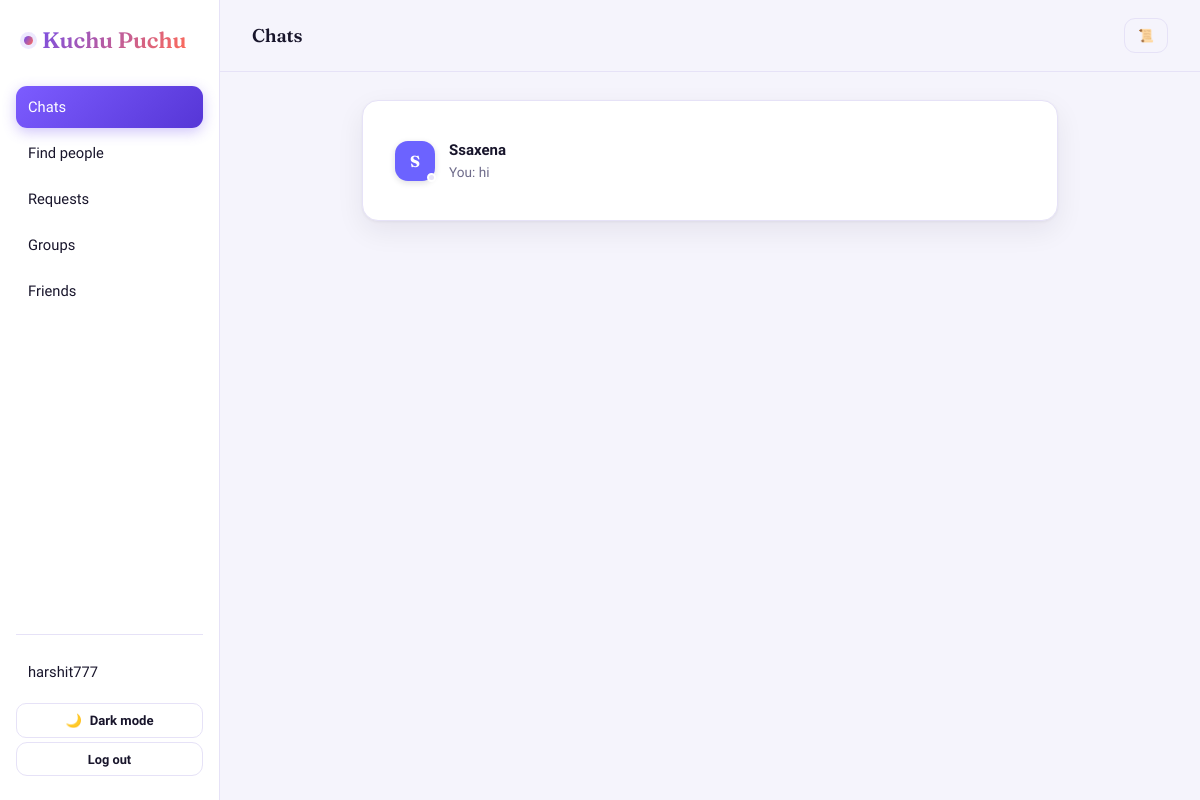
The page /chat/ (signed in) on the database its author committed.
### accounts/models.py (models this page shows, shortened)
class User(AbstractUser):
    THEME_LIGHT = 'light'
    THEME_DARK = 'dark'
    THEME_CHOICES = [(THEME_LIGHT, 'Light'), (THEME_DARK, 'Dark')]
    bio = models.CharField(max_length=160, blank=True)
    avatar_color = models.CharField(max_length=7, default='#6C63FF')  # used for the letter-avatar fallback
    avatar_url = models.URLField(blank=True)
    avatar_public_id = models.CharField(max_length=255, blank=True)  # Cloudinary asset id, so we can delete/replace it later
    last_seen_at = models.DateTimeField(null=True, blank=True)
    theme_preference = models.CharField(max_length=5, choices=THEME_CHOICES, default=THEME_LIGHT)
    spotify_access_token = models.CharField(max_length=255, blank=True)
    spotify_refresh_token = models.CharField(max_length=255, blank=True)
    spotify_token_expires_at = models.DateTimeField(null=True, blank=True)

### chat/models.py (models this page shows, shortened)
class Message(models.Model):
    KIND_TEXT = 'text'
    KIND_GIF = 'gif'
    KIND_STICKER = 'sticker'
    KIND_VOICE = 'voice'
    KIND_FILE = 'file'
    KIND_CHOICES = [
        (KIND_TEXT, 'Text'),
        (KIND_GIF, 'GIF'),
        (KIND_STICKER, 'Sticker'),
        (KIND_VOICE, 'Voice message'),
        (KIND_FILE, 'File'),
    ]
    sender = models.ForeignKey(settings.AUTH_USER_MODEL, related_name='sent_messages', on_delete=models.CASCADE)
    recipient = models.ForeignKey(settings.AUTH_USER_MODEL, related_name='received_messages', on_delete=models.CASCADE)
    body = models.CharField(max_length=2000, blank=True)
    kind = models.CharField(max_length=10, choices=KIND_CHOICES, default=KIND_TEXT)
    media_url = models.URLField(blank=True)
    media_public_id = models.CharField(max_length=255, blank=True)  # Cloudinary asset id, for cleanup on delete
    file_name = models.CharField(max_length=255, blank=True)  # original filename, for KIND_FILE
    file_size = models.PositiveIntegerField(null=True, blank=True)  # bytes, for KIND_FILE
    duration_seconds = models.PositiveIntegerField(null=True, blank=True)  # for KIND_VOICE
    effect = models.CharField(max_length=12, blank=True, choices=EFFECT_CHOICES)
    reply_to = models.ForeignKey(
        'self', null=True, blank=True, on_delete=models.SET_NULL, related_name='replies'
    )
    created_at = models.DateTimeField(auto_now_add=True)
    edited_at = models.DateTimeField(null=True, blank=True)
    deleted_at = models.DateTimeField(null=True, blank=True)  # soft delete — body/media cleared, row kept for thread integrity
    is_read = models.BooleanField(default=False)
    class Meta:
        ordering = ['created_at']
        indexes = [
            models.Index(fields=['recipient', 'is_read'], name='chat_msg_recipient_read_idx'),
            models.Index(fields=['sender', 'recipient', 'created_at'], name='chat_msg_convo_idx'),
        ]
        constraints = [
            models.CheckConstraint(
                check=models.Q(deleted_at__isnull=False) | models.Q(body__gt='') | ~models.Q(media_url=''),
                name='chat_msg_has_content',
            ),
        ]

### chat/views.py (the view)
# urls.py: path('', views.inbox, name='inbox'),
@login_required
def inbox(request):
    friends = Friendship.friends_of(request.user)
    summaries = _conversation_summaries(request.user, friends)
    muted_ids = set(ConversationMute.objects.filter(user=request.user).values_list('friend_id', flat=True))
    nickname_map = dict(
        ContactNickname.objects.filter(owner=request.user, friend__in=friends).exclude(nickname='')
        .values_list('friend_id', 'nickname')
    )
    now = timezone.now()
    conversations = [
        {
            'friend': friend,
            'display_name': nickname_map.get(friend.pk, friend.username),
            'last_msg': summaries[friend.pk]['last_msg'],
            'unread': summaries[friend.pk]['unread'],
            'muted': friend.pk in muted_ids,
            'online': bool(friend.last_seen_at and (now - friend.last_seen_at).total_seconds() < ONLINE_WINDOW_SECONDS),
        }
        for friend in friends
    ]
    conversations.sort(
        key=lambda c: c['last_msg'].created_at if c['last_msg'] else c['friend'].date_joined,
        reverse=True,
    )
    return render(request, 'chat/inbox.html', {'conversations': conversations})

### accounts/templatetags/avatar_tags.py (called while the page is built)
@register.simple_tag
def avatar(entity, size=''):
    url = getattr(entity, 'avatar_url', '') or ''
    color = getattr(entity, 'avatar_color', '#6C63FF') or '#6C63FF'
    label = getattr(entity, 'username', '') or getattr(entity, 'name', '') or '?'
    letter = label[:1].upper()
    css_class = f'avatar {size}'.strip()
    if url:
        return format_html('<img class="{}" src="{}" alt="{}">', css_class, url, letter)
    return format_html('<div class="{}" style="background:{};">{}</div>', css_class, color, letter)

### chat/context_processors.py (called while the page is built)
def unread_messages_count(request):
    if not request.user.is_authenticated:
        return {'unread_messages_count': 0}
    muted_friend_ids = ConversationMute.objects.filter(user=request.user).values_list('friend_id', flat=True)
    count = (
        Message.objects.filter(recipient=request.user, is_read=False, deleted_at__isnull=True)
        .exclude(sender_id__in=muted_friend_ids)
        .count()
    )
    return {'unread_messages_count': count}

### friends/context_processors.py (called while the page is built)
def pending_requests_count(request):
    if request.user.is_authenticated:
        count = FriendRequest.objects.filter(to_user=request.user).count()
        return {'pending_requests_count': count}
    return {'pending_requests_count': 0}

### friends/models.py (called while the page is built)
    @staticmethod
    def friends_of(user):
        qs = Friendship.objects.filter(Q(user_a=user) | Q(user_b=user)).select_related('user_a', 'user_b')
        friends = []
        for f in qs:
            friends.append(f.user_b if f.user_a_id == user.pk else f.user_a)
        return friends

### groupchat/context_processors.py (called while the page is built, shortened)
def unread_group_messages_count(request):
    if not request.user.is_authenticated:
        return {'unread_group_messages_count': 0}
    total = 0
    memberships = GroupMembership.objects.filter(user=request.user, is_muted=False).only('group_id', 'last_read_at')
    return {'unread_group_messages_count': total}

### templates/chat/inbox.html (shortened to what this page needs)
{% extends "base.html" %}
{% load avatar_tags %}
{% block body %}
<div class="topbar">
  <h2>Chats</h2>
  <a href="{% url 'calls:history' %}" class="btn btn-ghost btn-sm" title="Call history">📜</a>
</div>
<div class="content">
  <div class="card" id="inbox-card" data-inbox-url="{% url 'chat:inbox_data' %}" data-room-base="/chat/with/">
    {% if not conversations %}
      <div class="empty-state" id="inbox-empty">
        <h3>No conversations yet</h3>
        <p>Add a friend from <a href="{% url 'friends:search' %}">Find people</a>, then start chatting.</p>
      </div>
    {% else %}
      <div id="inbox-list">
        {% for c in conversations %}
          <a class="list-row" style="color:inherit;" href="{% url 'chat:room' c.friend.username %}" data-username="{{ c.friend.username }}">
            <span class="avatar-wrap">
              {% avatar c.friend %}
              <span class="presence-dot {% if c.online %}online{% endif %}"></span>
            </span>
            <div class="meta">
              <div class="name">{{ c.display_name }}{% if c.muted %} 🔕{% endif %}</div>
              <div class="sub">
                {% if c.last_msg %}
                  {% if c.last_msg.sender == user %}You: {% endif %}{{ c.last_msg.body }}
                {% else %}
                  Say hi 👋
                {% endif %}
              </div>
            </div>
          </a>
        {% endfor %}
      </div>
    {% endif %}
  </div>
</div>
{% endblock %}

### templates/base.html (shortened to what this page needs)
{% load static %}
<!DOCTYPE html>
<html lang="en" data-theme="{% if user.is_authenticated %}{{ user.theme_preference }}{% else %}light{% endif %}">
<head>
  <link rel="stylesheet" href="{% static 'css/style.css' %}">
</head>
<body>
{% if user.is_authenticated %}
<div class="app-shell">
  <aside class="sidebar" data-notify-url="{% url 'chat:notify_summary' %}">
    <div class="brand"><span class="dot"></span><span>Kuchu Puchu</span></div>
    <a class="nav-link {% if request.resolver_match.view_name == 'chat:inbox' %}active{% endif %}" href="{% url 'chat:inbox' %}">
      <span class="label-row"><span class="icon" aria-hidden="true">💬</span><span class="label">Chats</span></span>
    </a>
    <a class="nav-link {% if request.resolver_match.view_name == 'friends:search' %}active{% endif %}" href="{% url 'friends:search' %}">
      <span class="label-row"><span class="icon" aria-hidden="true">🔍</span><span class="label">Find people</span></span>
    </a>
    <a class="nav-link {% if request.resolver_match.view_name == 'friends:requests' %}active{% endif %}" href="{% url 'friends:requests' %}">
      <span class="label-row"><span class="icon" aria-hidden="true">🔔</span><span class="label">Requests</span></span>
    </a>
    <a class="nav-link {% if request.resolver_match.app_name == 'groupchat' %}active{% endif %}" href="{% url 'groupchat:list' %}">
      <span class="label-row"><span class="icon" aria-hidden="true">👨‍👩‍👧‍👦</span><span class="label">Groups</span></span>
    </a>
    <a class="nav-link {% if request.resolver_match.view_name == 'friends:list' %}active{% endif %}" href="{% url 'friends:list' %}">
      <span class="label-row"><span class="icon" aria-hidden="true">👥</span><span class="label">Friends</span></span>
    </a>
    <div class="sidebar-footer">
      <a class="nav-link {% if request.resolver_match.view_name == 'accounts:profile' %}active{% endif %}" href="{% url 'accounts:profile' %}">
        <span class="label-row"><span class="icon" aria-hidden="true">👤</span><span class="label">{{ user.username }}</span></span>
      </a>
      <button type="button" class="theme-toggle" id="theme-toggle-btn" data-toggle-url="{% url 'accounts:toggle_theme' %}">
        <span id="theme-toggle-icon">{% if user.theme_preference == 'dark' %}☀️{% else %}🌙{% endif %}</span>
        <span class="label">{% if user.theme_preference == 'dark' %}Light mode{% else %}Dark mode{% endif %}</span>
      </button>
      <form method="post" action="{% url 'accounts:logout' %}">
        <button class="btn btn-ghost btn-sm btn-block" type="submit">Log out</button>
      </form>
    </div>
  </aside>
  <div class="main">
    {% block body %}{% endblock %}
  </div>
</div>
{% else %}
  {% block auth_body %}{% endblock %}
{% endif %}
</body>
</html>

### rows shown on the page
User: username "harshit777"
User: avatar_url+avatar_color+username "S", display_name "Ssaxena", last_msg.body "hi"
